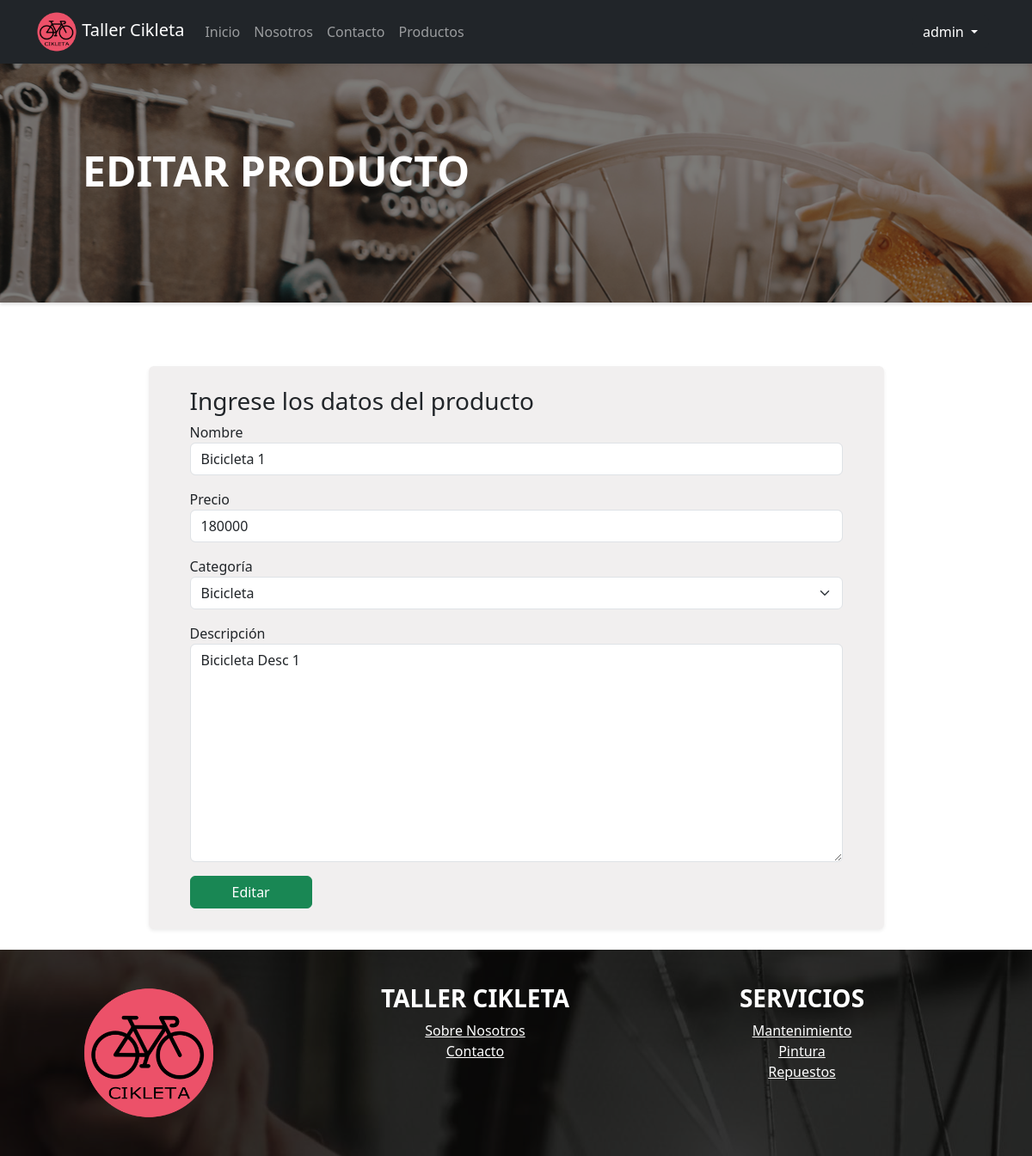
The app's page /productos/editar/29 (signed in) with its own data.
### taller/models.py (models this page shows, shortened)
class Producto(models.Model):
  nombre = models.CharField(max_length=100)
  descripcion = models.TextField("Descripción",blank=True, default='Sin descripción')
  precio = models.IntegerField()
  categoria = models.ForeignKey(CategoriaProducto, on_delete=models.CASCADE, verbose_name="Categoría")
  class Meta:
    ordering = ["categoria", "nombre"]

### taller/views.py (the view, shortened to what this page needs)
# urls.py: path("productos/editar/<int:pk>", views.editar_producto, name="productos-editar"),
@login_required
def editar_producto(request, pk):
  context={"editar":True}
  if not request.user.is_staff:
    request.session["alert"] = create_alert("warning","Advertencia: No tienes permisos para realizar esta acción")
    return redirect('taller-productos')
  try:
    obj = Producto.objects.get(pk=pk)
  except Exception as e:
    request.session["alert"] = create_alert("danger",f"Error al buscar producto: {e}")
    return redirect('taller-productos')
  form = ProductFrom(instance=obj)
  context.update({"form":form})
  return render(request, "productos/formulario_producto.html" , context)

### taller/forms.py
class ProductFrom(forms.ModelForm):
  template_name = "productos/forms/form_producto.html"
  class Meta:
    model = Producto
    fields = ["nombre", "precio", "categoria", "descripcion"]
    widgets={
      "nombre": forms.TextInput(attrs={"class":"form-control mb-3 flex-grow"}),
      "precio": forms.NumberInput(attrs={"class":"form-control mb-3","min":1, "max":9999999999}),
      "categoria": forms.Select(attrs={"class":"form-select mb-3"}),
      "descripcion": forms.Textarea(attrs={"class":"form-control mb-3"}),
    }
  def __init__(self, *args, **kwargs):
    kwargs.setdefault('label_suffix', '')
    super(ProductFrom, self).__init__(*args, **kwargs)

### taller/models.py (called while the page is built)
  def __str__(self):
    return self.nombre

### taller/templates/productos/formulario_producto.html (shortened to what this page needs)
{% extends 'base.html' %}
{% load static %}
{% load currency_extras %}
{% block styles %}
  <link rel="stylesheet" href="{% static 'styles/productos.css' %}">
{% endblock styles %}
{% block page_title %}
  {% if editar %}
    Editar
  {% else %}
    Agregar
  {% endif %} Producto
{% endblock page_title %}
{% block content %}
<div class="row p-3 p-lg-0">
  <div class="col-12 col-lg-9 rounded px-5 py-4 bg-darker mx-auto shadow-sm ">
    <h3 class="text-center text-md-start">Ingrese los datos del producto</h3>
    <form method="POST">
      {{ form }}
      <button id="id_agregar" class="btn btn-success flex-grow-1 flex-md-grow-0 px-md-5" type="submit">
        {% if editar %}
          Editar
        {% else %}
          Agregar
        {% endif %}
      </button>
    </form>
  </div>
</div>
{% endblock content %}

### taller/templates/base.html (shortened to what this page needs)
{% load static %}
<!DOCTYPE html>
<html lang="en">
<head>
  <link href="https://cdn.jsdelivr.net/npm/bootstrap@5.3.0-alpha3/dist/css/bootstrap.min.css" rel="stylesheet">
  <link rel="stylesheet" href="{% static 'styles/base_styles.css' %}">
  {% block styles %}{% endblock styles %}
</head>
<body>
<header>
  <nav class="navbar navbar-expand-lg bg-body sticky-top shadow-sm" data-bs-theme = 'dark'>
    <div class="container">
      <a href="/" class="navbar-brand">
        <img src="{% static 'logo.png' %}" alt="logo" class="nav-logo">
        Taller Cikleta
      </a>
      <div class="collapse navbar-collapse" id="navbarNav">
        <ul class="navbar-nav me-auto mb-2 mb-lg-0">
          <li class="nav-item">
            <a class="nav-link" href="/">Inicio</a>
          </li>
          <li class="nav-item">
            <a class="nav-link" href="{% url 'taller-about' %}">Nosotros</a>
          </li>
          <li class="nav-item">
            <a class="nav-link" href="{% url 'taller-contacto' %}">Contacto</a>
          </li>
          <li class="nav-item">
            <a class="nav-link" href="{% url 'taller-productos' %}">Productos</a>
          </li>
        </ul>
        <ul class="navbar-nav float-end-lg mb-2 me-2 mb-lg-0">
          {% if user.is_authenticated %}
            <li class="nav_item">
              <div class="dropdown">
                <a class="btn btn-dark dropdown-toggle" href="#" role="button" data-bs-toggle="dropdown" aria-expanded="false">
                  {{ user.username }}
                </a>
              </div>
            </li>
          {% else %}
            <li>
              <a class="nav-link" href="{% url 'login' %}">Login</a>
            </li>
          {% endif %}
        </ul>
      </div>
    </div>
  </nav>
  <div class="bg-image jumbo-img shadow-sm">
    <div class="mask p-5 text-white jumbo-mask shadow-sm">
      <div class="container p-5">
        <h1 class="display-5 fw-bold text-uppercase">{% block page_title %}Page Title{% endblock page_title %}</h1>
        <p class="col-md-8 fs-4 pb-1">{% block page_subtitle %}Page Subtitle{% endblock page_subtitle %}</p>
      </div>
    </div>
  </div>
</header>
<section class="container py-4 content-body">
  {% block content %}{% endblock content %}
</section>
<footer>
  <div class="bg-secondary-subtle footer-img shadow-sm">
    <div class="container-fluid footer-mask py-4">
      <div class="container">
        <div class="row text-white">
          <div class="col-lg-3 col-md-12 py-3 ">
            <img class="img footer-logo mx-auto d-block align-middle" src="{% static 'logo.png' %}" alt="">
          </div>
          <div class="col-lg-5 col-md-6 py-3">
            <h3 class="fw-bold d-block text-uppercase text-center">Taller Cikleta</h3>
            <a href="{% url 'taller-about' %}" class="text-white d-block text-center">Sobre Nosotros</a>
            <a href="{% url 'taller-contacto' %}" class="text-white d-block text-center">Contacto</a>
          </div>
          <div class="col-lg-3 col-md-6 py-3">
            <h3 class="fw-bold d-block text-uppercase text-center">servicios</h3>
            <a href="" class="text-white d-block text-center">Mantenimiento</a>
            <a href="" class="text-white d-block text-center">Pintura</a>
            <a href="" class="text-white d-block text-center">Repuestos</a>
          </div>
        </div>
      </div>
    </div>
  </div>
</footer>
</body>
</html>

### taller/templates/productos/forms/form_producto.html (shortened to what this page needs)
<div class="product-form">
  {% for field in form %}
    <div class="">
      {{ field.label_tag }}
      {{ field }}
    </div>
  {% endfor %}
</div>

### taller/static/styles/base_styles.css (style rules this page uses)
body { height: 100%; }
.nav-logo { width:3rem; height:3rem; }
.footer-logo { width: 10rem; height: 10rem; }
.jumbo-img { background-image: url('/static/cover.jpg'); background-position: 30% 0%; }
.jumbo-mask { background-color: rgb(0,0,0,0.5); }
.footer-img { background-image: url('/static/footer-bg.jpg'); background-position: 30% 0%; object-fit: fill; }
.footer-mask { background-color: rgb(0,0,0,0.8); }
.content-body { min-height: 50vh; max-height: 100%; display: flex; flex-flow: column nowrap; }

### taller/static/styles/productos.css (style rules this page uses)
.bg-darker { background-color: #F1EFEF; }

### records on screen
Producto: form "Bicicleta 1" "180000" "Bicicleta" "Bicicleta Desc 1"

### other values on screen
{{ user.username }} "admin"
{{ field.label_tag }} "Nombre" "Precio" "Categoría" "Descripción"
